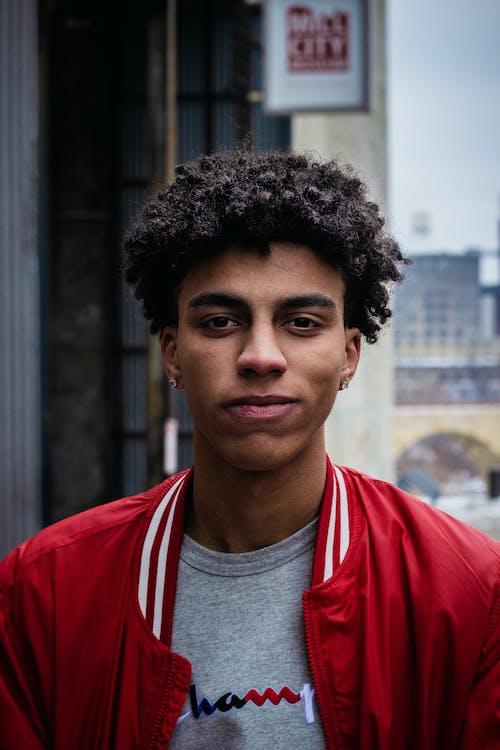
#> input picture course_design/image/blank.jpeg, 500 x 750 px
$ python curve.py
#> lines starting #> are read from the running program, lines starting #| are printed output that depends on the picture
import matplotlib.pyplot as plt
import numpy as np
from scipy.interpolate import splrep, splev
import matplotlib.image as mpimg
import matplotlib.pyplot as plt

plt.rcParams['font.family'] = 'SimHei'

# 初始化坐标点的初始位置
points = [(0, 0), (50, 50), (100, 100), (150, 150), (200, 200), (255, 255)]

# 创建一个画布和坐标系子图和图片子图
fig, (ax1, ax2) = plt.subplots(1, 2, figsize=(10, 5))
ax1.set_xlim(0, 255)  # 设置x轴范围
ax1.set_title('曲线调色(RED):')
ax1.set_ylim(0, 255)  # 设置y轴范围

# 加载并显示本地图片
image = mpimg.imread('./image/blank.jpeg')
#> image is the input picture: shape (750, 500, 3); mean R, G, B 92.6, 69.7, 75.5
ax2.imshow(image)
ax2.set_title('调色后的图片:')

# 绘制初始的六个点
scatter = ax1.scatter([point[0] for point in points], [point[1] for point in points], color='red')

# 提取坐标点的X和Y值
x = [point[0] for point in points]
y = [point[1] for point in points]

# 进行B样条曲线拟合
tck = splrep(x, y, k=3)  # k表示曲线的阶数
x_range = np.linspace(min(x), max(x), 100)
y_range = splev(x_range, tck)

# 绘制拟合的曲线
ax1.plot(x_range, y_range, color='blue')

# [50 lines left out: functions apply_curve_to_image, update_curve, not called in this run]

# 注册回调函数
fig.canvas.mpl_connect('motion_notify_event', update_curve)

# 显示坐标系和图片
plt.show()
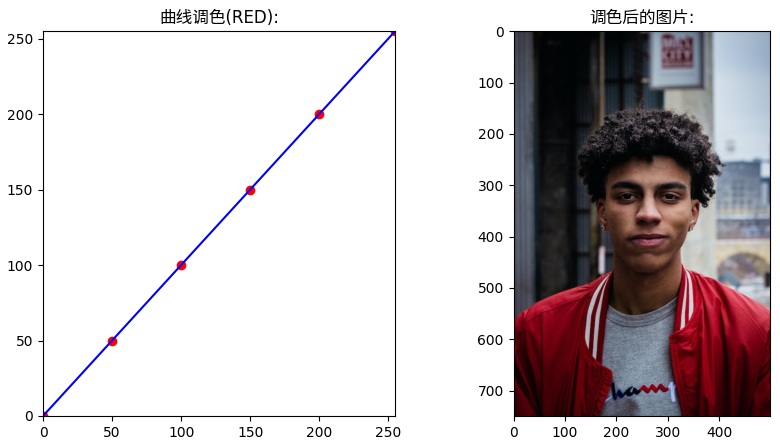
#> figure drawn by matplotlib, 2 panels; panel 1: curve peaks at x = 255, y = 255
